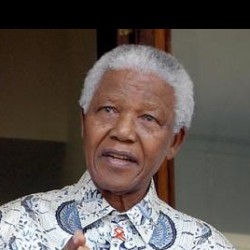
#> input picture Image_Process/Image/PCT7.jpg, 250 x 250 px, found by its file name
$ python canny.py
#> lines starting #> are read from the running program, lines starting #| are printed output that depends on the picture; after the words box and inside, x2 and y2 are one past the last pixel; in counts of white or black regions, pixels touching at a corner belong together
import cv2
import numpy as np

# Load citra
img = cv2.imread('Image/gambar/PCT7.jpg', cv2.IMREAD_GRAYSCALE)
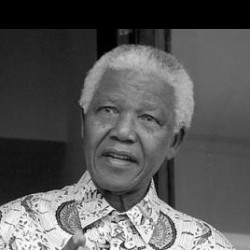
#> img: shape (250, 250); min 0, max 255, mean 86.9

# Deteksi tepi menggunakan operator Canny
canny = cv2.Canny(img, 100, 200)
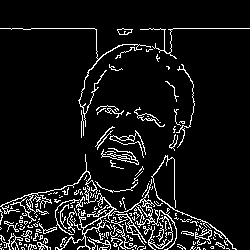
#> canny: shape (250, 250); 8.2% white in thin lines or dots, all inside (x1, y1, x2, y2) = (0, 28, 250, 250)

# # Tampilkan citra
cv2.imshow('Gambar Asli', img)
cv2.imshow('Deteksi Tepi Canny', canny)

cv2.waitKey(0)
cv2.destroyAllWindows()

$ run again, with Image_Process/Image/PCT1.jpg copied over Image_Process/Image/PCT7.jpg
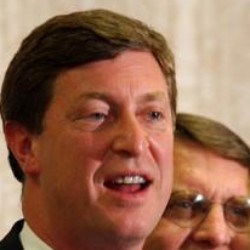
#> input picture Image_Process/Image/PCT1.jpg, 250 x 250 px, found by its file name
#> `img = cv2.imread('Image/gambar/PCT7.jpg', cv2.IMREAD_GRAYSCALE)`:
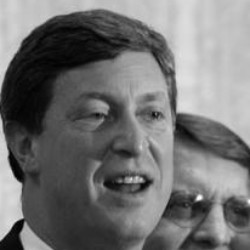
#> img: shape (250, 250); min 0, max 255, mean 113.9
#> `canny = cv2.Canny(img, 100, 200)`:
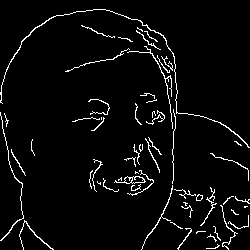
#> canny: shape (250, 250); 4.2% white in thin lines or dots

$ run again, with Image_Process/Image/PCT10.jpg copied over Image_Process/Image/PCT7.jpg
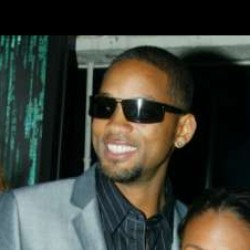
#> input picture Image_Process/Image/PCT10.jpg, 250 x 250 px, found by its file name
#> `img = cv2.imread('Image/gambar/PCT7.jpg', cv2.IMREAD_GRAYSCALE)`:
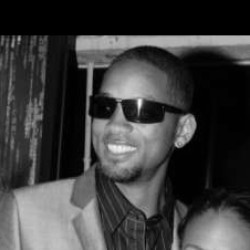
#> img: shape (250, 250); min 0, max 251, mean 61.6
#> `canny = cv2.Canny(img, 100, 200)`:
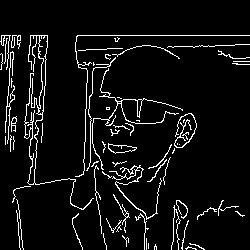
#> canny: shape (250, 250); 6.5% white in thin lines or dots, all inside (x1, y1, x2, y2) = (0, 35, 250, 250)

$ run again, with Image_Process/Image/PCT2.jpg copied over Image_Process/Image/PCT7.jpg
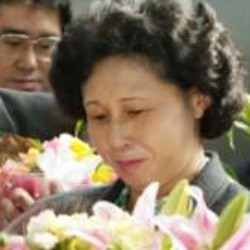
#> input picture Image_Process/Image/PCT2.jpg, 250 x 250 px, found by its file name
#> `img = cv2.imread('Image/gambar/PCT7.jpg', cv2.IMREAD_GRAYSCALE)`:
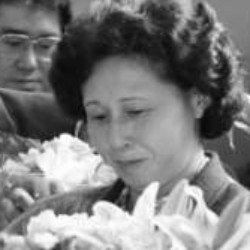
#> img: shape (250, 250); min 5, max 255, mean 124.9
#> `canny = cv2.Canny(img, 100, 200)`:
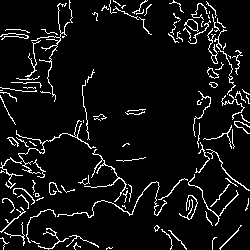
#> canny: shape (250, 250); 7% white in thin lines or dots
